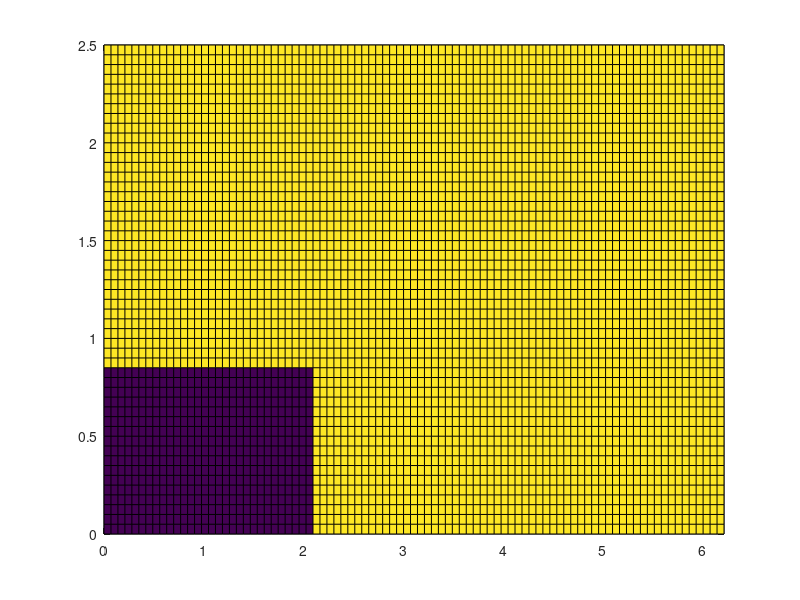

The MATLAB script that drew this image: (Note: this script raises an error after producing the figure.)
function EyeModelDavid

% specify  azimuth + height increments in degrees and metres
ang_gap=4;
ang_ht=0.05;
% specify the azimuthal angles and height range in metres
th=(0:ang_gap:359)*pi/180;
zpix=(0:ang_ht:2.5)';

% specify the radius of arena in metrs
rad=5;

% get the cylindrical coordinates of each point in the world 
[T,Z]=meshgrid(th,zpix);
R=ones(size(T))*rad;

% define colours for every 'point' in the world. 1 is white, 0 is black
origim=ones(length(zpix),length(th));
v1=ones(size(zpix));
for i=1:length(th)
    if(th(i)<pi/1.5)
        ima(:,i)=zpix>0.8;
    else
        ima(:,i)=v1;
    end
end

% show the panoramic image as seen from the centre of the arena
imagesc(th,zpix,double(ima)),set(gca,'YDir','normal')
pcolor(T,Z,double(ima)),shading faceted%set(gca,'YDir','normal')

% get the cartesian coordinates of each point in the world  
[X,Y]=pol2cart(T,R);

%%%%%%
% up to here is general and then you can do the below to get an ant's eye 
% view from different positions

% position and heading of ant (in meters and radians)
pos=[2,4];
head=pi;

% get the cartesian coordinates of points in the world relative to agent
Xa=X-pos(1);
Ya=Y-pos(2);

% get the spherical coordinates of the points relative to agent
[Tha,Ela,Ra]=cart2sph(Xa,Ya,Z);
ThaFl=Tha;

% this bit 'wraps' the azimuthal angles for plotting
for i=1:size(Tha,1)
    ThaFl(i,:)=AngleWithoutFlip(Tha(i,:));
end

% this then rotates the world to the rotated heading of the agent
% Depending on which way round you're calcualting headings this could be 
% ThaFl+head but you'll have to check this out
ThaFl=ThaFl-head;

% this shows the object from the perspective of the insect 
pcolor(ThaFl*180/pi,Ela*180/pi,double(ima)),shading faceted%set(gca,'YDir','normal')

% Essentially, we now have where each 'point' in the world intersects 
% wiht the agents eye. So the next step, is to resample this evenly I think.
%
% To get an even coverage of the eye you need to go through the coordinates
% that are returned in ThaFl and Ela and average over any points that contribute
% something like the commented out bit below (but this doesn't really work)
% ie 
% 1. find the correct columns for each azimuthal angle you want useing
% ThaFl or Tha
%
% 2. find the rows in Ela that correspond to each elevation angle
%
% 3. make an average of all the elements in ima in these rows and columns  
% 
% you'll need to fill in any 'empty' facets witht he approproiate colour
% and it might help to do a finer grid of points (ie alter the spacing of lines
% 4 and 
%
% Essentially, I think that how it appears is the correct 
% distortion on the eye but it would be best to check it


% all this is unused but various (incorrect) ways of 
% resampling 

% % specify the azimuthal and elevation angles of the eye
% gp=4;
% th2=(0:gp:359)*pi/180;
% el2=(0:gp:80)*pi/180;
% gp=gp*pi/180;

% % find all points in each pixel and average the colours within them
% for i=1:length(th2)
%     ith=find((th2(i)<=Tha(1,:))&(Tha(1,:)<(th2(i)+gp)));
%     els=Ela(ith);
%     for j=1:length(el2)
%         cs=cols((el2(j)<=els)&(els<(el2(j)+gap)));
%         if(isempty(cs))
%             newc(i,j)=1;
%         else
%             newc(i,j)=mean(cs);
%         end
%     end
% end


% % set pixel size for ant eye in radians
% pix=4*pi/180;
% DegFl=(min(ThaFl(:)):pix:max(ThaFl(:)))*180/pi;
% DegEl=(min(Ela(:)):pix:max(Ela(:)))*180/pi;
% [DegTh,DegE]=meshgrid(DegFl,DegEl);
% im_resamp=interp2(ThaFl(:,20:90)*180/pi,Ela(:,20:90)*180/pi,ima(:,20:90),DegTh,DegE,'*cubic');
% pcolor(DegTh,DegE,im_resamp)%set(gca,'YDir','normal')

% function[newos] = AngleWithOutFlip(os)
%
% this function goes through a set of angles and where there is a 'flip' ie
% angle goes from eg pi to -pi, adds 2pi to the latter so that it looks
% more continuous for printing

function[newos] = AngleWithOutFlip(os)

d=diff(os);
k=find(abs(d)>=pi,1);
while(~isempty(k))
    if(d(k)>0) os(k+1:end) = os(k+1:end) -2*pi;
    else os(k+1:end) = os(k+1:end) +2*pi;
    end
    d=diff(os);
    k=find(abs(d)>pi,1);
end
m=mean(os);
s=floor(abs(m)/(2*pi))*2*pi;
if(m>0) newos = os-s;
else newos=os+s;
end



